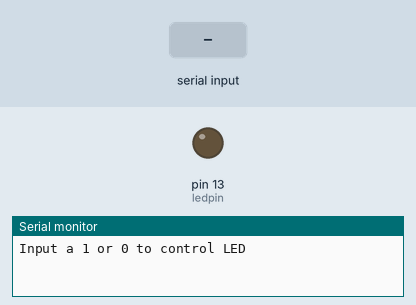
Recording of a sketch running on a simulated Arduino Uno, built with avr-gcc and run on an emulated ATmega328P. On the bench: output pins drawn as LEDs (lit = HIGH), the last lines printed to the serial monitor. The test bench sets the inputs (shaded band).

Above: at 1.2 s.
1.3 s: "1" received over Serial
At 1.6 s:
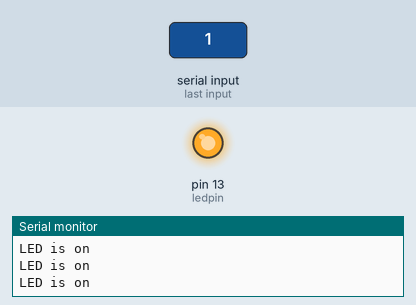
2.8 s: "0" received over Serial
At 3.6 s:
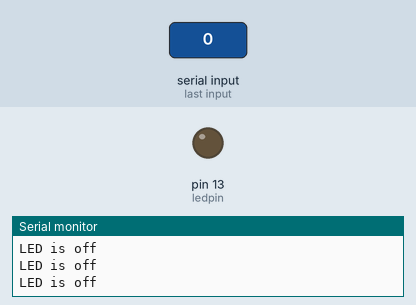
Timing chart, 0 to 5.8 s (numbered marks = the images above; inputs shaded):
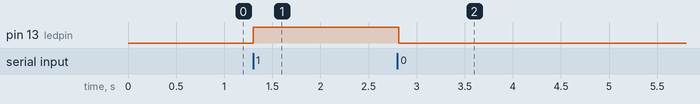

The sketch:

Serial_monitor.ino
```cpp
const int ledpin=LED_BUILTIN;
 char serialmonitor;
void setup(){
  Serial.begin(9600);
  pinMode(ledpin,OUTPUT);
   Serial.println("Input a 1 or 0 to control LED");
}
void loop(){
  if (Serial.available()>0){
   serialmonitor = Serial.read();}
    if (serialmonitor == '1'){
      digitalWrite(ledpin,HIGH);
      Serial.println("LED is on");}

      else{
        if (serialmonitor=='0'){
        digitalWrite(ledpin,LOW);
        Serial.println("LED is off");}
      }

    }
```

Measured:
- after the input at 1.3 s, pin 13 (ledpin): LOW → HIGH at once
- after the input at 2.8 s, pin 13 (ledpin): HIGH → LOW at once
